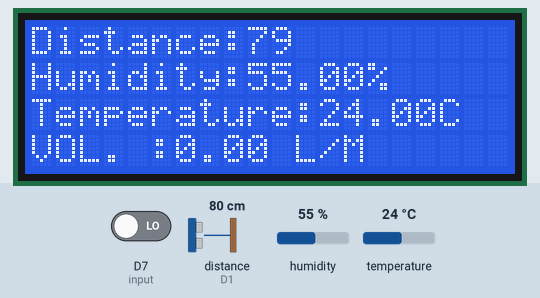
This sketch was run on a simulated ESP8266 (NodeMCU). Parts: 20×4 character LCD. Wiring (inferred from the names in the program): ultrasonic range finder: trigger D2; echo D1. The test bench sets the inputs (shaded band); at power-on: distance to the obstacle (sensor on D1) 80 cm, humidity 55 %, temperature 24 °C, D7 (input) LOW. The echo pulse lasts 58.3 µs per cm; WiFi joins after 1.5 s; servers stay silent unless stated; what the sketch prints to the serial monitor is not drawn.

Above: at 4.5 s.
4.6 s: distance to the obstacle (sensor on D1) set to 2 cm
At 9.5 s:
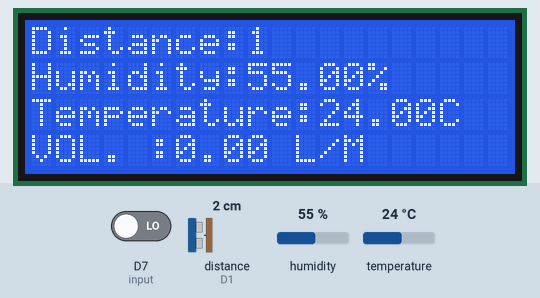
10.6 s: humidity set to 22 %
At 15.2 s:
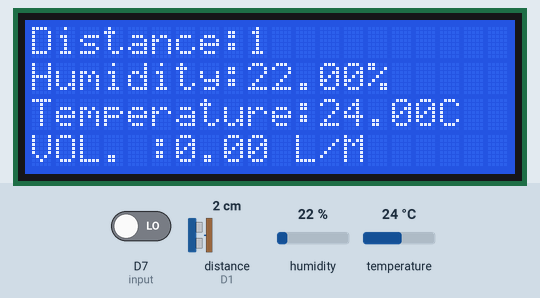
15.7 s: temperature set to 12 °C
At 20.6 s:
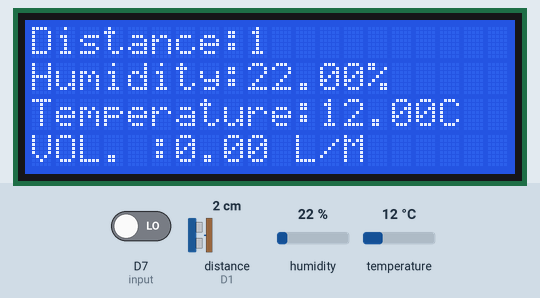
20.9 s: distance to the obstacle (sensor on D1) set to 4 cm
26.0 s: humidity set to 40 %
At 30.8 s:
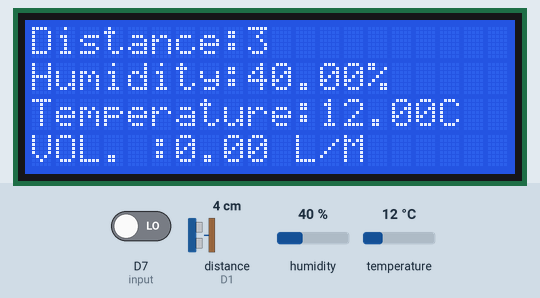
31.1 s: distance to the obstacle (sensor on D1) set to 9 cm
Timing chart, 0 to 34.1 s (numbered marks = the images above; inputs shaded):
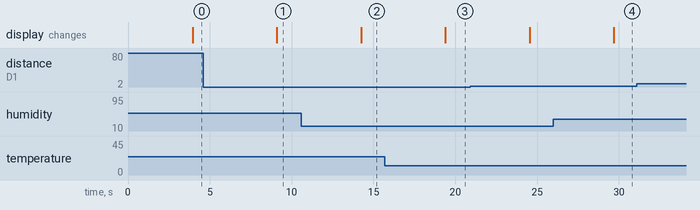

Measured:
- after the input at 4.6 s, the display: changes after 4.5 s (image 1)
- after the input at 10.6 s, the display: changes after 3.7 s (image 2)
- after the input at 15.7 s, the display: changes after 3.7 s (image 3)
- after the input at 26.0 s, the display: changes after 3.7 s (image 4)

The sketch:

Flood_Monitro_node_1.ino
```cpp
#include <ESP8266WiFi.h>
#include <BlynkSimpleEsp8266.h>
#include <LiquidCrystal_I2C.h>
#include <Wire.h>
#include <DHT.h>               // including the library of DHT11 temperature and humidity sensor
#define BLYNK_PRINT Serial
#define DHTTYPE DHT11          // DHT 11
#define dht_dpin 3             //RX, defines pin number

LiquidCrystal_I2C lcd(0x27, 20, 4);
DHT dht(dht_dpin, DHTTYPE);
WidgetLCD lcd1(V1);
WidgetBridge bridge1(V1);

BLYNK_CONNECTED() {
  // Place the AuthToken of the second hardware here
  bridge1.setAuthToken("f2a44ecc55f64a98906eba3d0542f8d7");
}


char auth[] = "acd7381d85564370ab9699190f9e9a6b";       // You should get Auth Token from the Blynk App
char ssid[] = "Redmi";        // Your WiFi credentials.
char pass[] = "1234567890";   // Set password to "" for open networks.
const int trigPin = D2;       // defines pin number
const int echoPin = D1;       // defines pin number
const int input = D7;         // defines pin number
long duration;                // defines variables
int distance;                 // defines variables

int X;
int Y;
float TIME = 0;
float FREQUENCY = 0;
float WATER = 0;
float TOTAL = 0;
float LS = 0;

void setup()
{
 Blynk.begin(auth, ssid, pass);
 pinMode(trigPin, OUTPUT);    // Sets the trigPin as an Output
 pinMode(echoPin, INPUT);     // Sets the echoPin as an Input
 Serial.begin(9600);          // Starts the serial communication
 pinMode(input,INPUT);        // defines pin number
 lcd.backlight();             // Turn on the backlight.
}

void loop()
{

X = pulseIn(input, HIGH);
Y = pulseIn(input, LOW);
TIME = X + Y;
FREQUENCY = 1000000/TIME;
WATER = FREQUENCY/7.5;
LS = WATER/60;


 lcd1.clear();
 lcd1.print(0, 0, "Distance: ");        // use: (position X: 0-15, position Y: 0-1, "Message you want to print")
 digitalWrite(trigPin, LOW);                // Clears the trigPin
 delayMicroseconds(2);
 digitalWrite(trigPin, HIGH);               // Sets the trigPin on HIGH state for 10 micro seconds
 delayMicroseconds(10);
 digitalWrite(trigPin, LOW);
 duration = pulseIn(echoPin, HIGH);         // Reads the echoPin, returns the sound wave travel time in microseconds
 distance= duration*0.034/2;                // Calculating the distance
 bridge1.virtualWrite(V1, distance);
 Serial.print("Distance: ");                // Prints the distance on the Serial Monitor
 Serial.println(distance);
 Wire.begin(D4, D3);                        //Use predefined PINS consts
 lcd.begin();                               // The begin call takes the width and height. This should match the number provided to the constructor.
 lcd.home();
 lcd.setCursor(0, 0);                       // Move the cursor at origin
 lcd.print("Distance:");
 lcd.print(distance);
 lcd1.print(6, 1, distance);
 lcd1.print(10, 1, "cm");
 dht.begin();
 float h = dht.readHumidity();              // get readings from the DHT11 sensor
 float t = dht.readTemperature();           // get readings from the DHT11 sensor
 Blynk.virtualWrite(V3, h);                 // Send humidity to Blynk App. Display on Gauge Widget
 Blynk.virtualWrite(V2, t);                 // Send temperature to Blynk App. Display on Gauge Widget
 lcd.setCursor(0, 1);
 lcd.print("Humidity:");
 lcd.print(h);
 lcd.print("%");
 lcd.setCursor(0, 2);
 lcd.print("Temperature:");
 lcd.print(t);
 lcd.println("C");

if(FREQUENCY >= 0)
{
if(isinf(FREQUENCY))
{
lcd.setCursor(0,3);
lcd.print("VOL. :0.00");
lcd.print(" L/M");
Blynk.virtualWrite(V4, 0);
bridge1.virtualWrite(V4, 0);
}
else
{
TOTAL = TOTAL + LS;
Serial.println(FREQUENCY);
Blynk.virtualWrite(V4, WATER);
bridge1.virtualWrite(V4, WATER);
lcd.setCursor(0,3);
lcd.print("VOL. :");
lcd.print(WATER);
lcd.print(" L/M");
}
}

 Blynk.run();
 delay(3000);
}
```
